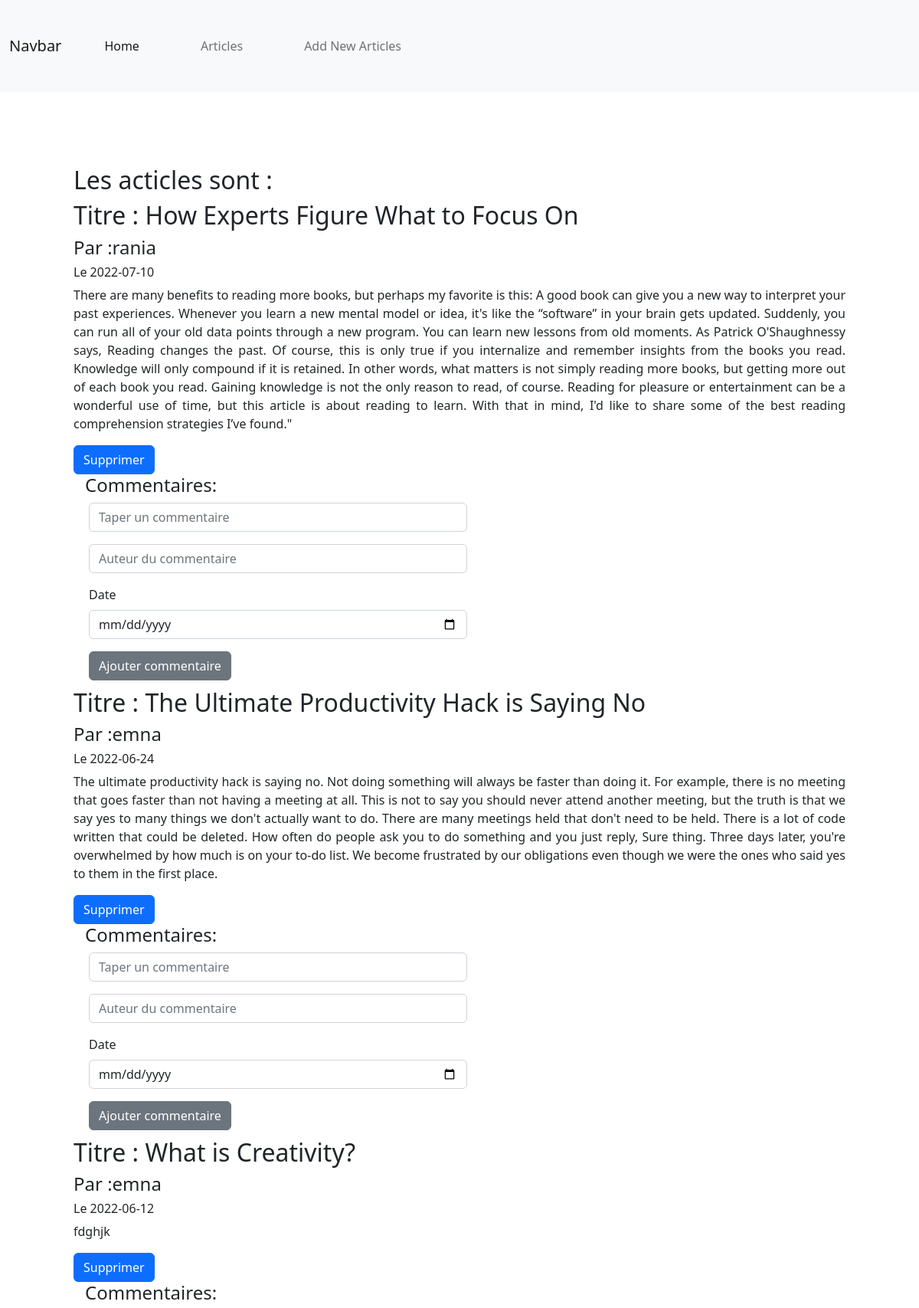
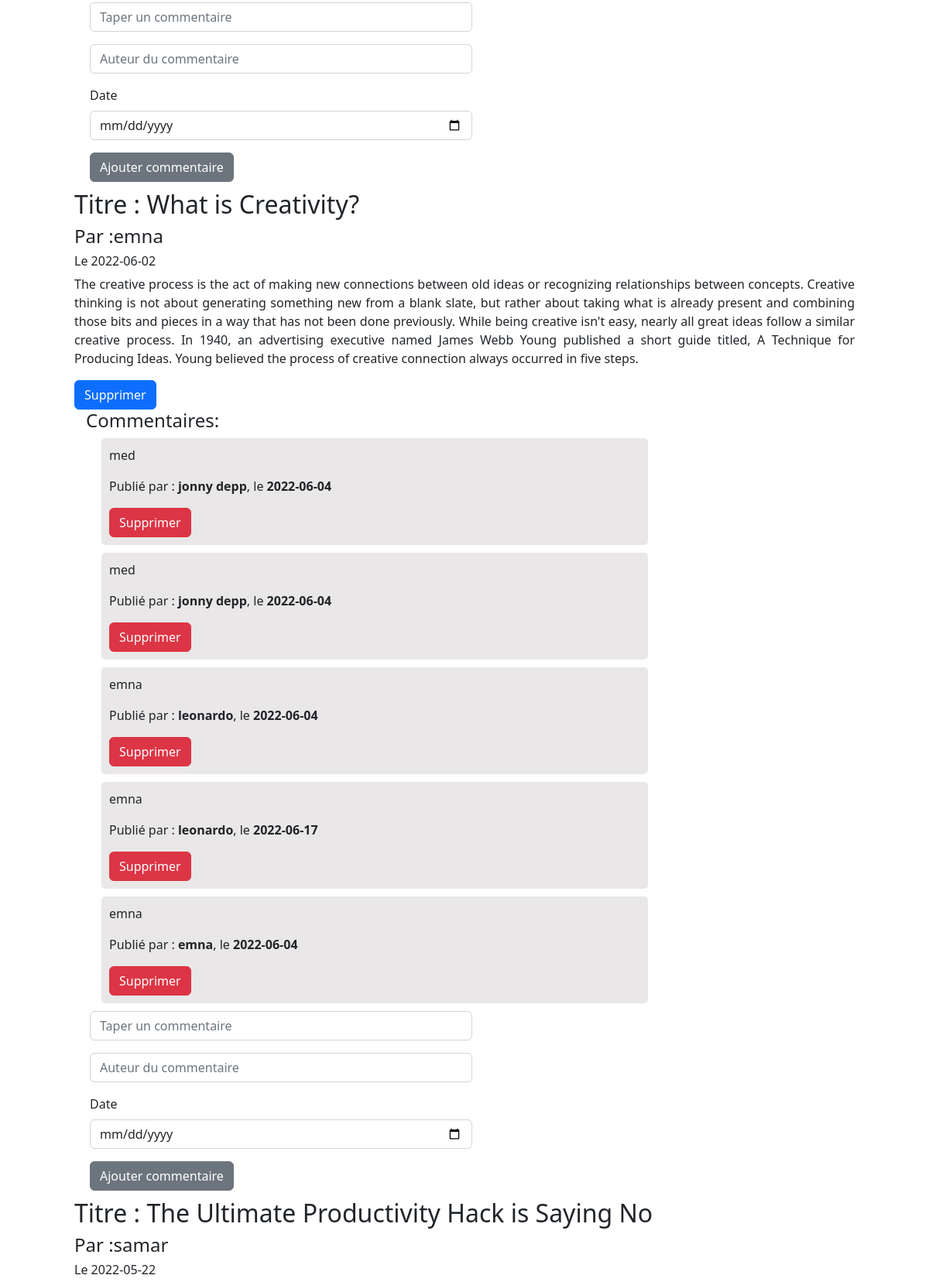
/allArticles.php (upper part), run on the app's committed database (2 pictures, top to bottom).
### tables this page shows
CREATE TABLE `articles` (
  `id` int(11) NOT NULL,
  `titre` varchar(225) NOT NULL,
  `texte` text NOT NULL,
  `auteur` varchar(225) NOT NULL,
  `date_publication` date NOT NULL
);

CREATE TABLE `commentaire` (
  `id` int(11) NOT NULL,
  `texte` text NOT NULL,
  `auteur` varchar(255) NOT NULL,
  `date_publication` date NOT NULL,
  `article_id` int(11) NOT NULL
);

### utils.php (called while the page is built, shortened)
<?php
include 'connect.php';
?>
<?php
$articlesStatement = $db->prepare('SELECT * FROM articles');
$articlesStatement->execute();
$articles = $articlesStatement->fetchAll();
usort($articles, 'date_compare');
function  getArticles($n=null){
  $array=array();
    global $articles;
    foreach($articles as $article){
        if(strtotime($article['date_publication']) < time()){
            $tab[] = $article;
        }
    }
    if ($n===null || $n>count($tab)){
        return($tab);
    }
     return $array;
}

### allArticles.php (the view, shortened to what this page needs)
<!DOCTYPE html>
<html lang="en">
<head>
    <link rel="stylesheet" type="text/css" href="style.css" media=”screen” />
</head>
<body>
<?php
include 'header.php';
?>
<?php
include 'utils.php';
?>
<?php include('connect.php') ?>
<div class="article">
<h2>Les acticles sont :</h2>
<?php $artis=getArticles();?>
<?php foreach($artis as $art):?>
    <h2> Titre : <?php echo $art['titre'] ?></h2>
    <h4> Par :<?php echo $art['auteur'] ?></h4>
    <h6> Le <?php echo  $art['date_publication'] ?></h6>
    <p><?php echo $art['texte'] ?></p>
    <a  class="btn btn-primary" href="delete_post.php?id=<?php echo $art['id']?>">Supprimer</a>
    <h4 style="margin-left:15px">Commentaires:</h4>
    <?php
    $commentsStatement = $db->prepare('SELECT * FROM commentaire WHERE article_id = :id');
    $commentsStatement->execute(['id'=>$art['id'] ]);
    $comments = $commentsStatement->fetchAll();
    ?>
    <?php if($comments):?>
    <?php foreach($comments as $comment):?>
    <div style="margin-left:35px;background-color:rgb(233, 231, 231);margin-bottom:10px;padding:10px;border-radius:5px 5px;width:70%;">
    <p><?php echo $comment['texte'] ?></p>
    <p>Publié par : <strong> <?php echo $comment['auteur'] ?></strong>, le <strong><?php echo $comment['date_publication'] ?></strong></p>
    <a  class="btn btn-danger" href="delete_comment.php?id=<?php echo $comment['id']?>">Supprimer</a>
    </div>
    <?php endforeach ?>
    <?php endif ?>
    <form action="allArticles.php" method="post" style="margin-bottom:10px;margin-left:20px;">
    <div class="mb-3 d-flex">
    <input type="text" name="comment" style="width:50%;" class="form-control" id="exampleFormControlInput1" placeholder="Taper un commentaire">
    </div>
    <div class="mb-3 d-flex">
    <input type="text" name="auteur" style="width:50%;" class="form-control" id="exampleFormControlInput1" placeholder="Auteur du commentaire">
    </div>
    <div class="mb-3">
    <label for="exampleInputEmail1" class="form-label">Date</label>
    <input type="date" name ='date' class="form-control" id="exampleInputEmail1" aria-describedby="emailHelp" style="width:50%;">
    </div>
    <button type="submit" name="addComment" class="btn btn-secondary">Ajouter commentaire</button>
    </form>
<?php endforeach ?>
</div>
</body>
    <?php
    include 'footer.php';
    ?>
</html>

### header.php (shortened to what this page needs)
<html>
<head>
<link rel="stylesheet" href="style.css">
<link href="https://cdn.jsdelivr.net/npm/bootstrap@5.2.0-beta1/dist/css/bootstrap.min.css" rel="stylesheet">
</head>
<header>
<nav class="navbar navbar-expand-lg bg-light">
  <div class="container-fluid">
    <a class="navbar-brand" href="#">Navbar</a>
    <div class="collapse navbar-collapse" id="navbarNav">
      <ul class="navbar-nav">
        <li class="nav-item">
          <a class="nav-link active" aria-current="page" href="index.php">Home</a>
        </li>
        <li class="nav-item">
          <a class="nav-link" href="allArticles.php"> Articles</a>
        </li>
        <li class="nav-item">
          <a class="nav-link" href="form.php">Add New Articles</a>
        </li>
      </ul>
    </div>
  </div>
</nav>
</header>
<body>
</body>
</html>

### footer.php (shortened to what this page needs)
<html>
<head>
<link rel="stylesheet" href="style.css">
<link href="https://cdn.jsdelivr.net/npm/bootstrap@5.2.0-beta1/dist/css/bootstrap.min.css" rel="stylesheet">
</head>
<body>
</body>
</html>

### style.css (style rules this page uses)
.nav-item { list-style-type: none; padding: 1rem; margin: 1rem; }
.article { padding: 3rem; margin: 3rem; text-align: justify; }
body { background-color: lightblue; }

### data on the page
articles: titre "How Experts Figure What to Focus On", auteur "rania", date_publication "2022-07-10", texte "There are many benefits to reading more books, but perhaps my favorite is this: A good book can give you a new way to interpret your past experiences. Whenever you learn a new mental model or idea, it's like the “software” in your brain gets updated. Suddenly, you can run all of your old data points through a new program. You can learn new lessons from old moments. As Patrick O'Shaughnessy says, Reading changes the past. Of course, this is only true if you internalize and remember insights from the books you read. Knowledge will only compound if it is retained. In other words, what matters is not simply reading more books, but getting more out of each book you read. Gaining knowledge is not…"
articles: titre "The Ultimate Productivity Hack is Saying No", auteur "emna", date_publication "2022-06-24", texte "The ultimate productivity hack is saying no. Not doing something will always be faster than doing it. For example, there is no meeting that goes faster than not having a meeting at all. This is not to say you should never attend another meeting, but the truth is that we say yes to many things we don't actually want to do. There are many meetings held that don't need to be held. There is a lot of code written that could be deleted. How often do people ask you to do something and you just reply, Sure thing. Three days later, you're overwhelmed by how much is on your to-do list. We become frustrated by our obligations even though we were the ones who said yes to them in the first place."
articles: titre "What is Creativity?", auteur "emna", date_publication "2022-06-12", texte "fdghjk"
articles: titre "What is Creativity?", auteur "emna", date_publication "2022-06-02", texte "The creative process is the act of making new connections between old ideas or recognizing relationships between concepts. Creative thinking is not about generating something new from a blank slate, but rather about taking what is already present and combining those bits and pieces in a way that has not been done previously. While being creative isn't easy, nearly all great ideas follow a similar creative process. In 1940, an advertising executive named James Webb Young published a short guide titled, A Technique for Producing Ideas. Young believed the process of creative connection always occurred in five steps."
commentaire: texte "med", auteur "jonny depp", date_publication "2022-06-04"
commentaire: texte "med", auteur "jonny depp", date_publication "2022-06-04"
commentaire: texte "emna", auteur "leonardo", date_publication "2022-06-04"
commentaire: texte "emna", auteur "leonardo", date_publication "2022-06-17"
commentaire: texte "emna", auteur "emna", date_publication "2022-06-04"
articles: titre "The Ultimate Productivity Hack is Saying No", auteur "samar", date_publication "2022-05-22"
